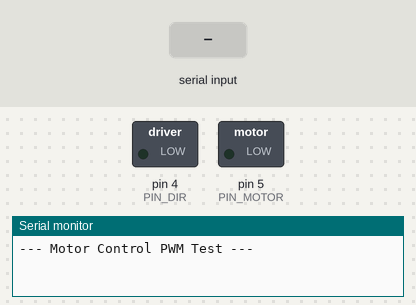
This sketch was run on a simulated Arduino Uno, built with avr-gcc and run on an emulated ATmega328P. Shown: switched loads named in the sketch (green lamp = pin HIGH), the last lines printed to the serial monitor. The inputs (shaded band) are chosen by the test bench.

Above: at 1.2 s.
1.3 s: "90,45\n" received over Serial
At 2.5 s:
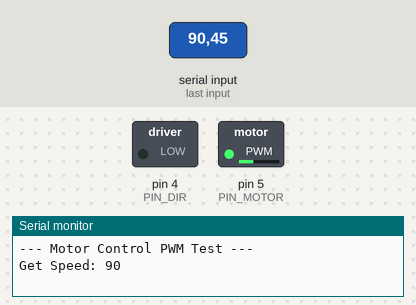
2.8 s: "30,150\n" received over Serial
At 3.7 s:
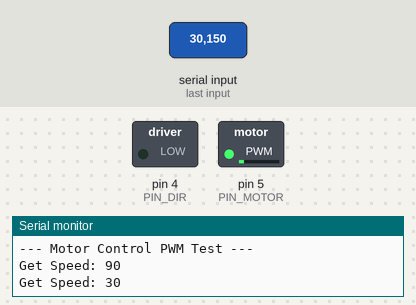
4.3 s: "200\n" received over Serial
At 4.8 s:
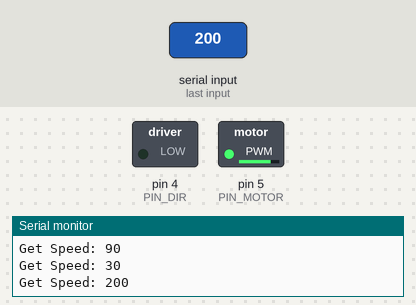
5.8 s: "90\n" received over Serial
At 7.2 s:
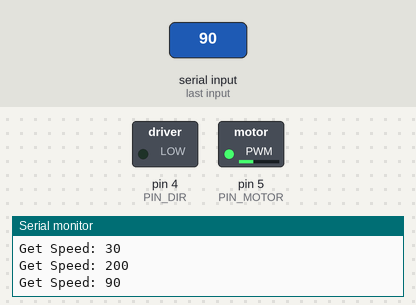
Timing chart, 0 to 8.3 s (numbered marks = the images above; inputs shaded):
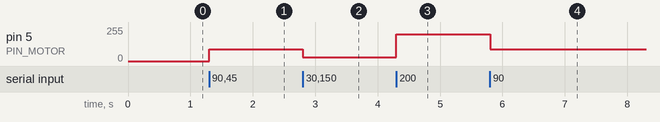

Measured:
- after the input at 1.3 s, pin 5 (PIN_MOTOR): 0/255 → 90/255 at once
- after the input at 2.8 s, pin 5 (PIN_MOTOR): 90/255 → 30/255 at once
- after the input at 4.3 s, pin 5 (PIN_MOTOR): 30/255 → 200/255 at once
- after the input at 5.8 s, pin 5 (PIN_MOTOR): 200/255 → 90/255 at once

The sketch:

test_motor_pwm.ino
```cpp
#include "Arduino.h"

#define PIN_MOTOR 5 //pwm
#define PIN_DIR 4

// Global raw speed state (-255 to 255)
int rawSpeed = 0;

// Reads serial input and extracts the raw integer speed
void readMotorSpeedInfo() {
  if (Serial.available() <= 0) return;

  String input = Serial.readStringUntil('\n');
  input.trim();
  if (input.length() == 0) return;

  rawSpeed = constrain(input.toInt(), -255, 255);

  Serial.print("Get Speed: ");
  Serial.println(rawSpeed);
}

// Responsible for motor control logic & setting hardware pins
void updateMotor(int speed) {
  if (speed >= 0) {
    digitalWrite(PIN_DIR, LOW); // Clockwise (CW)
    analogWrite(PIN_MOTOR, speed);
  } else {
    digitalWrite(PIN_DIR, HIGH);  // Counter-Clockwise (CCW - inverted PWM)
    analogWrite(PIN_MOTOR, 255 + speed);
  }
}

void setup() {
  pinMode(PIN_DIR, OUTPUT);

  Serial.begin(115200);
  Serial.println("--- Motor Control PWM Test ---");

  updateMotor(0);
}

void loop() {
  readMotorSpeedInfo();
  updateMotor(rawSpeed);
}
```
